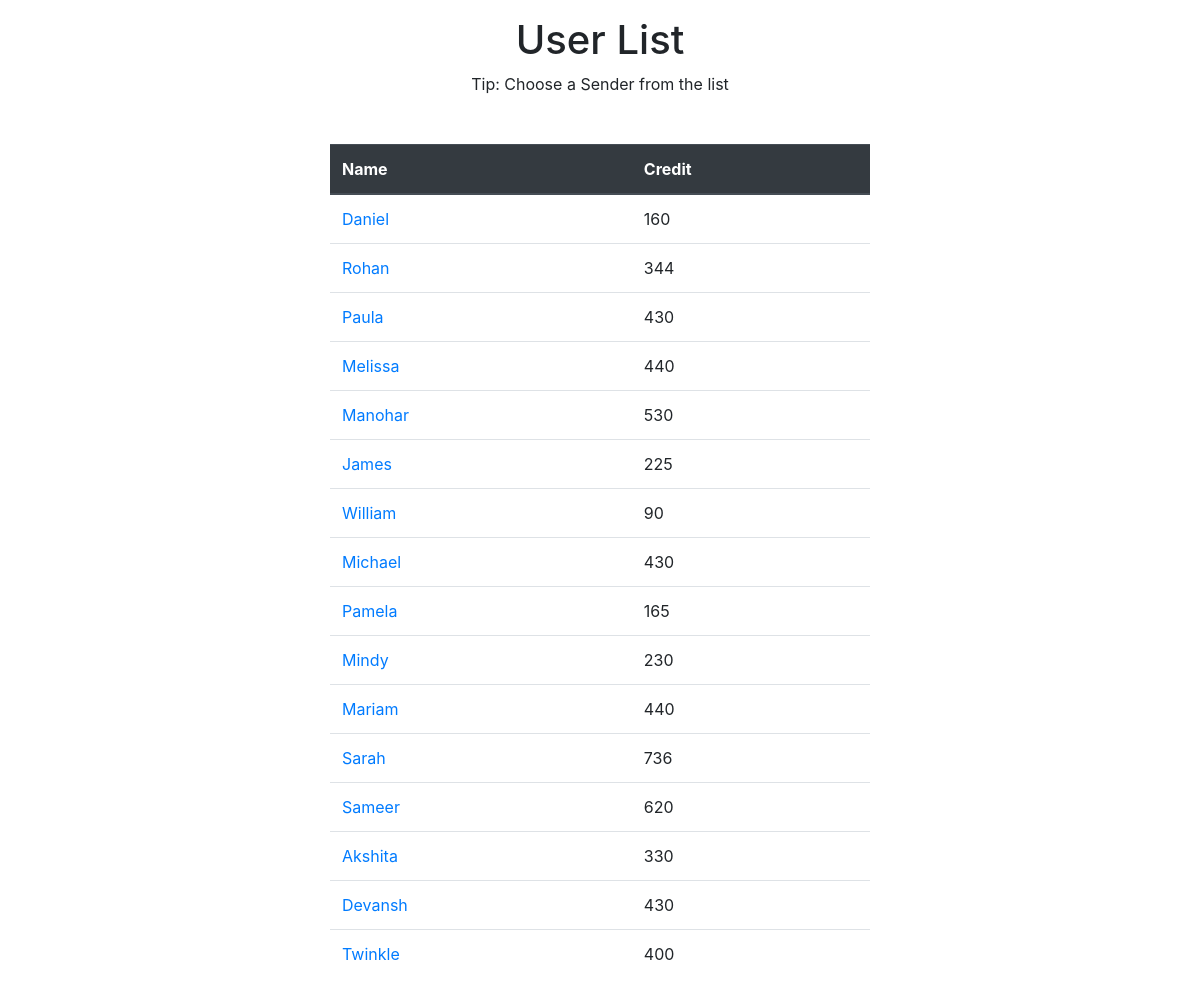
Page /transfer_credit on the earlier database version.
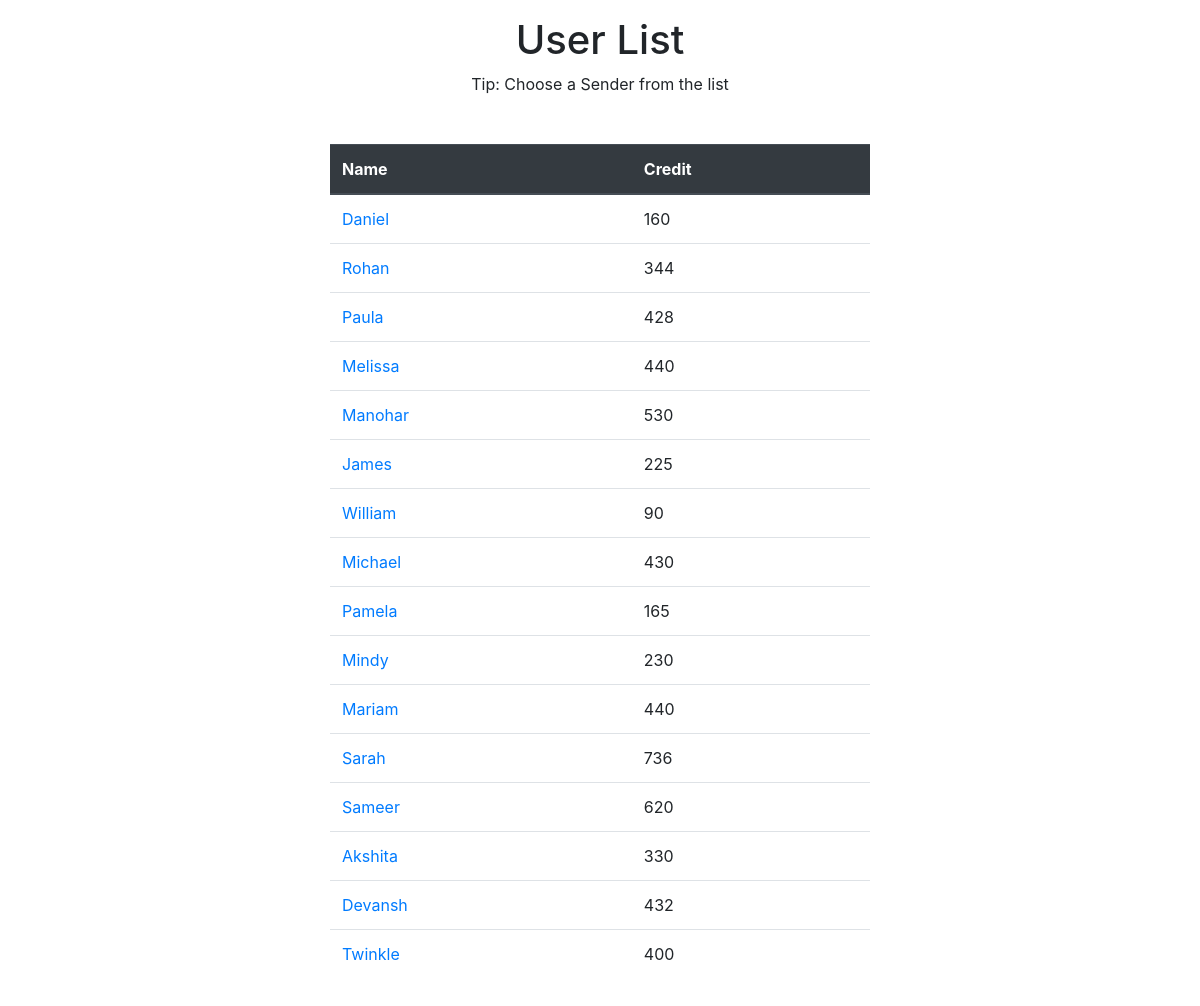
Same page on the later database version.
### manager/models.py (models this page shows, shortened)
class User(models.Model):
    name = models.CharField(max_length = 40)
    email = models.EmailField(max_length = 40)
    current_credit = models.IntegerField()

### manager/views.py (the view)
# urls.py: path('transfer_credit', views.transfer_credit, name='transfer_credit'),
def transfer_credit(request):
    users = User.objects.all()
    context = { 'users' : users }
    return render(request, 'transfer.html', context)

### templates/transfer.html (shortened to what this page needs)
{% extends 'base.html' %}
{% load static %}
{% block body %}
<div class="container my-3">
    <h1 class="text-center">User List</h1>
    <p class="text-center">Tip: Choose a Sender from the list</p>
    <div class="container my-3 mt-3 userlist">
        <table class="table my-5 mb-5 pb-5">
            <thead class="thead-dark">
                <tr>
                    <th scope="col">Name</th>
                    <th scope="col">Credit</th>
                </tr>
            </thead>
            <tbody>
                {% for user in users %}
                <tr>
                    <td><a href="/user/{{user.name}}">{{user.name}}</a></td>
                    <td>{{user.current_credit}}</td>
                </tr>
                {% endfor %}
            </tbody>
        </table>
    </div>
</div>
{% endblock body %}

Differences in the rows shown:
changed User "Paula": current_credit "430" → "428"
changed User "Devansh": current_credit "430" → "432"
